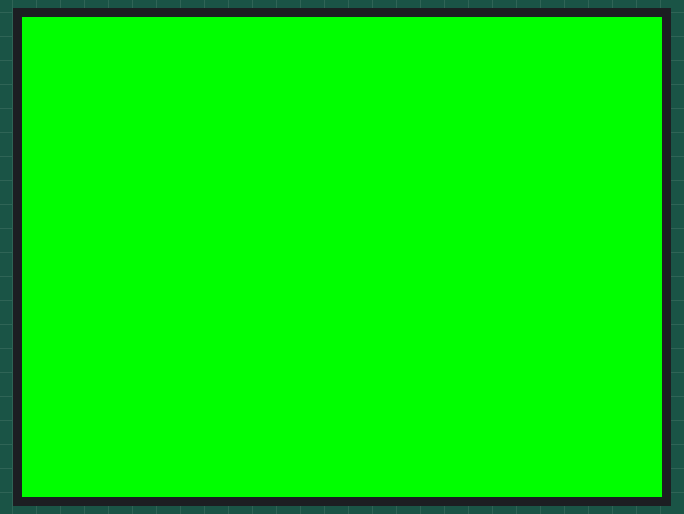
A sketch run on a simulated ESP32. Shown: 320×240 colour display. What the sketch prints to the serial monitor is not drawn.

Above: at 1.4 s.
At 2.0 s:
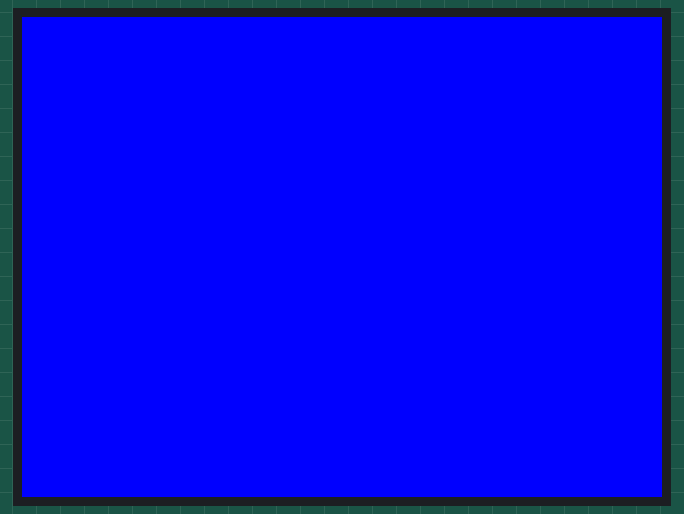
At 2.8 s:
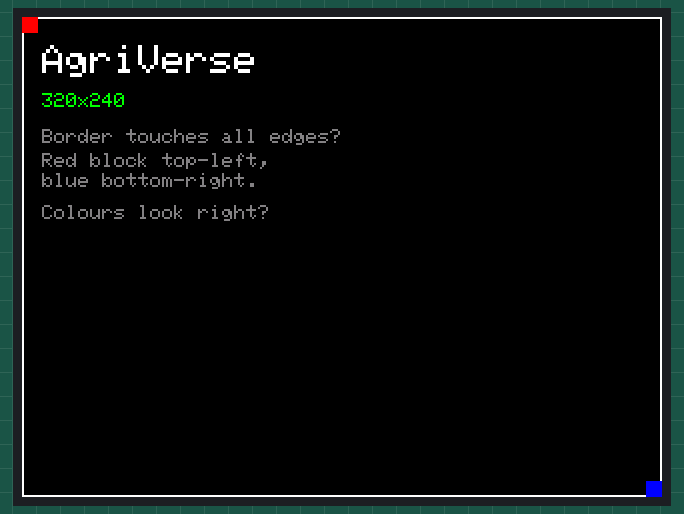
At 7.8 s:
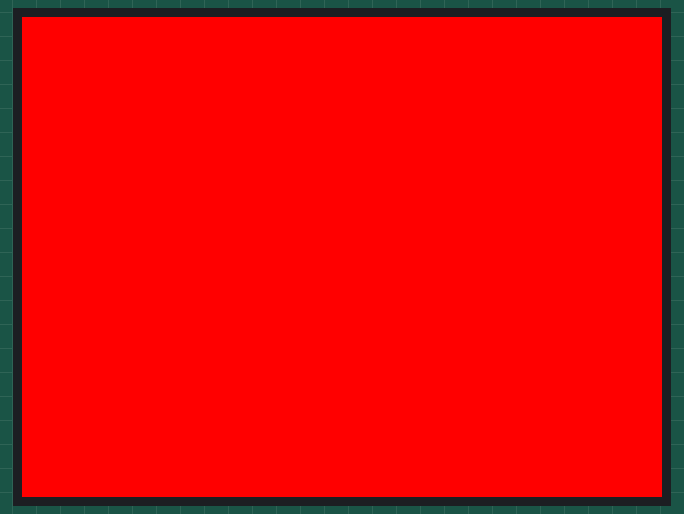

The sketch:

tft_test.ino
```cpp
/*
  AgriVerse Rover — TFT bench test (TFT_eSPI)

  Upload this first. No WiFi, no MPU, no SPIFFS, no JPEG — the display and its
  configuration are the only things that can be at fault.

  ── Where the pins come from ──────────────────────────────────
  Not from this sketch. TFT_eSPI reads them at compile time from

      <Arduino>/libraries/TFT_eSPI/User_Setup.h

  which is why `TFT_eSPI tft = TFT_eSPI()` takes no arguments, and why a
  correct sketch shows nothing when that file is wrong. The repo keeps a copy
  of the right one at esp32-firmware/TFT_eSPI_User_Setup.h — a library update
  reverts the installed copy without saying so.

  This sketch prints the compiled-in settings over serial, so the monitor tells
  you what the binary actually believes regardless of what you meant.

  ── Wiring (module label -> ESP32) ────────────────────────────
      VCC -> 3V3     GND -> GND     LED -> 3V3
      SCK -> 18      SDA -> 23      ← SDA is SPI MOSI, not I2C
      CS  -> 5       A0  -> 27      ← A0 is Data/Command
      RESET -> 26

  ── Reading the result ────────────────────────────────────────
    Dark screen        backlight has no power — check LED and VCC.
    White screen       powered, but no data. Check A0 and SDA first.
    Colours + border   working. Note anything odd and see the notes below.

  Serial monitor at 115200.
*/

#include <TFT_eSPI.h>
#include <SPI.h>

TFT_eSPI tft = TFT_eSPI();

/** Report what the binary was actually built with, not what was intended. */
void reportConfig() {
  Serial.println("\n=== compiled configuration ===");
#ifdef USER_SETUP_INFO
  Serial.printf("  setup    : %s\n", USER_SETUP_INFO);
#endif

#if defined(ST7735_DRIVER)
  Serial.println("  driver   : ST7735   <- correct for a 1.8in 128x160 panel");
#elif defined(ILI9341_DRIVER)
  Serial.println("  driver   : ILI9341  <- WRONG for a 128x160 panel");
  Serial.println("             User_Setup.h is still the stock file.");
#elif defined(ST7789_DRIVER)
  Serial.println("  driver   : ST7789");
#else
  Serial.println("  driver   : something else");
#endif

  Serial.printf("  declared : %d x %d\n", TFT_WIDTH, TFT_HEIGHT);
  Serial.printf("  runtime  : %d x %d\n", tft.width(), tft.height());
  Serial.printf("  pins     : MOSI=%d SCLK=%d CS=%d DC=%d RST=%d\n",
                TFT_MOSI, TFT_SCLK, TFT_CS, TFT_DC, TFT_RST);
  Serial.printf("  spi      : %d Hz\n", SPI_FREQUENCY);

#if defined(ST7735_BLACKTAB)
  Serial.println("  variant  : BLACKTAB");
#elif defined(ST7735_GREENTAB)
  Serial.println("  variant  : GREENTAB");
#elif defined(ST7735_REDTAB)
  Serial.println("  variant  : REDTAB");
#endif
  Serial.println("==============================");
  Serial.flush();
}

void setup() {
  Serial.begin(115200);
  delay(400);
  Serial.println("\n[boot] TFT bench test (TFT_eSPI)");

  tft.init();
  tft.setRotation(1);          // landscape: 160 wide, 128 tall
  tft.fillScreen(TFT_BLACK);

  reportConfig();
}

void loop() {
  // Solid fills. If any of these appear, pixels are being written and the
  // wiring is right — everything after this is only about appearance.
  const uint16_t fills[] = { TFT_RED, TFT_GREEN, TFT_BLUE };
  const char* names[]    = { "RED", "GREEN", "BLUE" };

  for (int i = 0; i < 3; i++) {
    tft.fillScreen(fills[i]);
    Serial.printf("  fill %s\n", names[i]);
    Serial.flush();
    delay(600);
  }

  // A frame that makes geometry faults obvious: the border sits hard against
  // all four edges, so an offset panel shows a white line on one side and a
  // gap on the other. The corner blocks show which way rotation went.
  tft.fillScreen(TFT_BLACK);
  tft.drawRect(0, 0, tft.width(), tft.height(), TFT_WHITE);
  tft.fillRect(0, 0, 8, 8, TFT_RED);
  tft.fillRect(tft.width() - 8, tft.height() - 8, 8, 8, TFT_BLUE);

  tft.setTextWrap(false);
  tft.setTextColor(TFT_WHITE, TFT_BLACK);
  tft.setTextSize(2);
  tft.drawString("AgriVerse", 10, 14);

  tft.setTextSize(1);
  tft.setTextColor(TFT_GREEN, TFT_BLACK);
  tft.drawString(String(tft.width()) + "x" + String(tft.height()), 10, 38);

  tft.setTextColor(0x8410, TFT_BLACK);
  tft.drawString("Border touches all edges?", 10, 56);
  tft.drawString("Red block top-left,", 10, 68);
  tft.drawString("blue bottom-right.", 10, 78);
  tft.drawString("Colours look right?", 10, 94);

  Serial.println("  frame drawn — check border, corners and colours");
  Serial.flush();
  delay(5000);
}
```

Measured:
- by itself, everything shown: repeats every 7.1 s, in 4 steps
- what the display in image 0 shows lasts 0.7 s, from 1.3 s to 2.0 s
- what the display in image 1 shows lasts 0.8 s, from 2.0 s to 2.8 s
- what the display in image 2 shows lasts 5.0 s, from 2.8 s to 7.8 s
